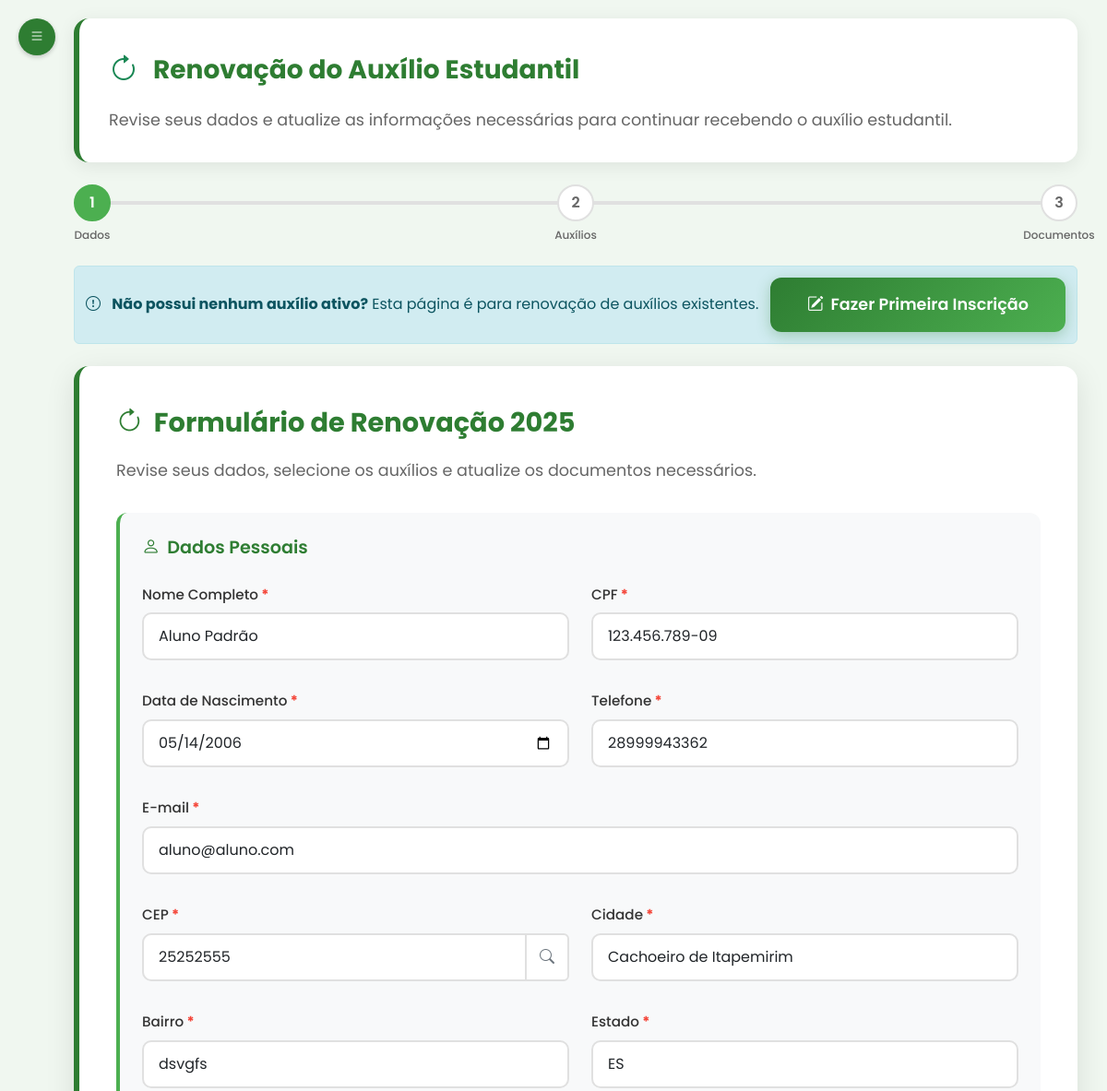
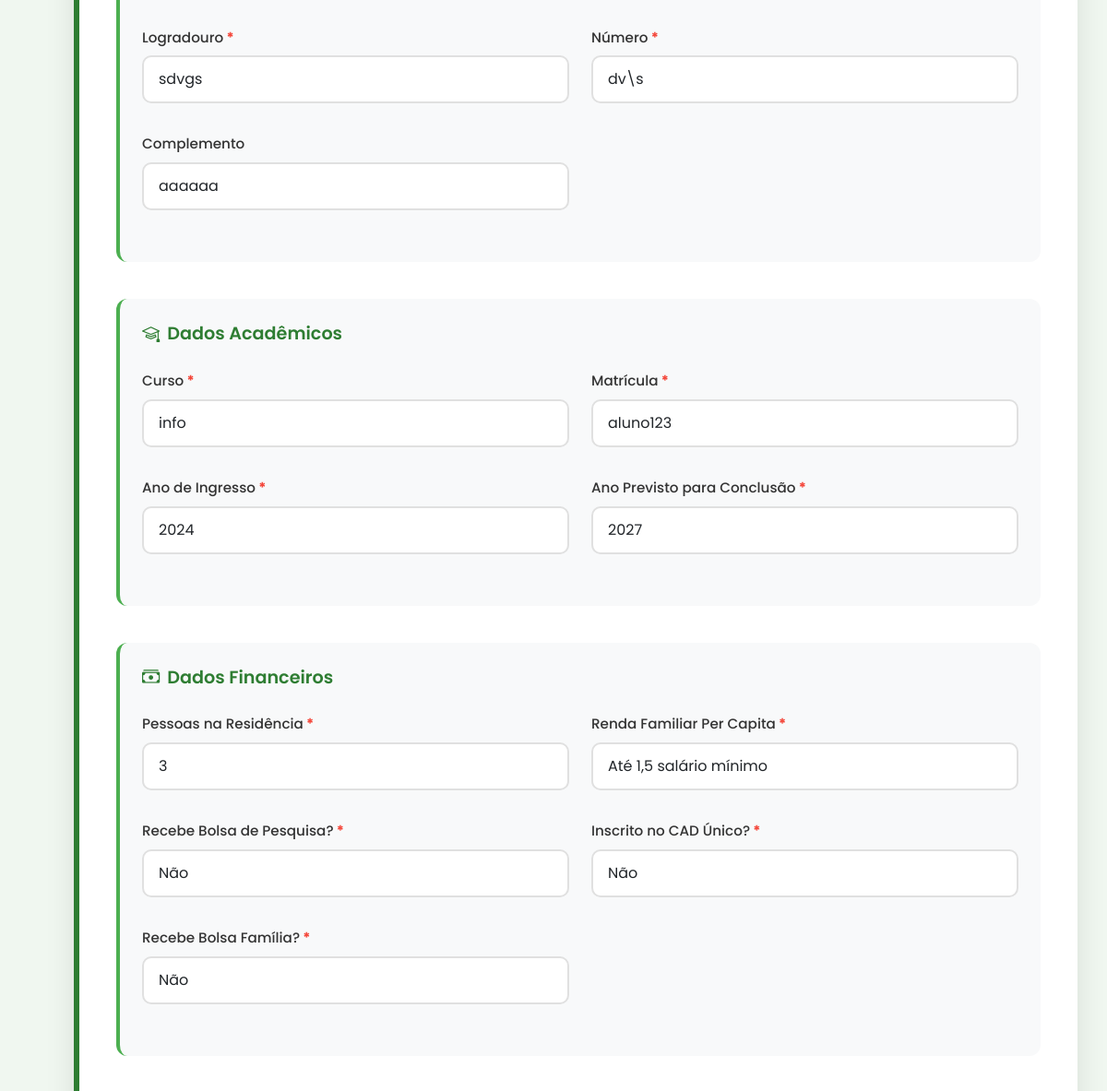
Page /aluno/editais/renovacao (signed in, upper part) on the earlier database version (2 pictures, top to bottom).
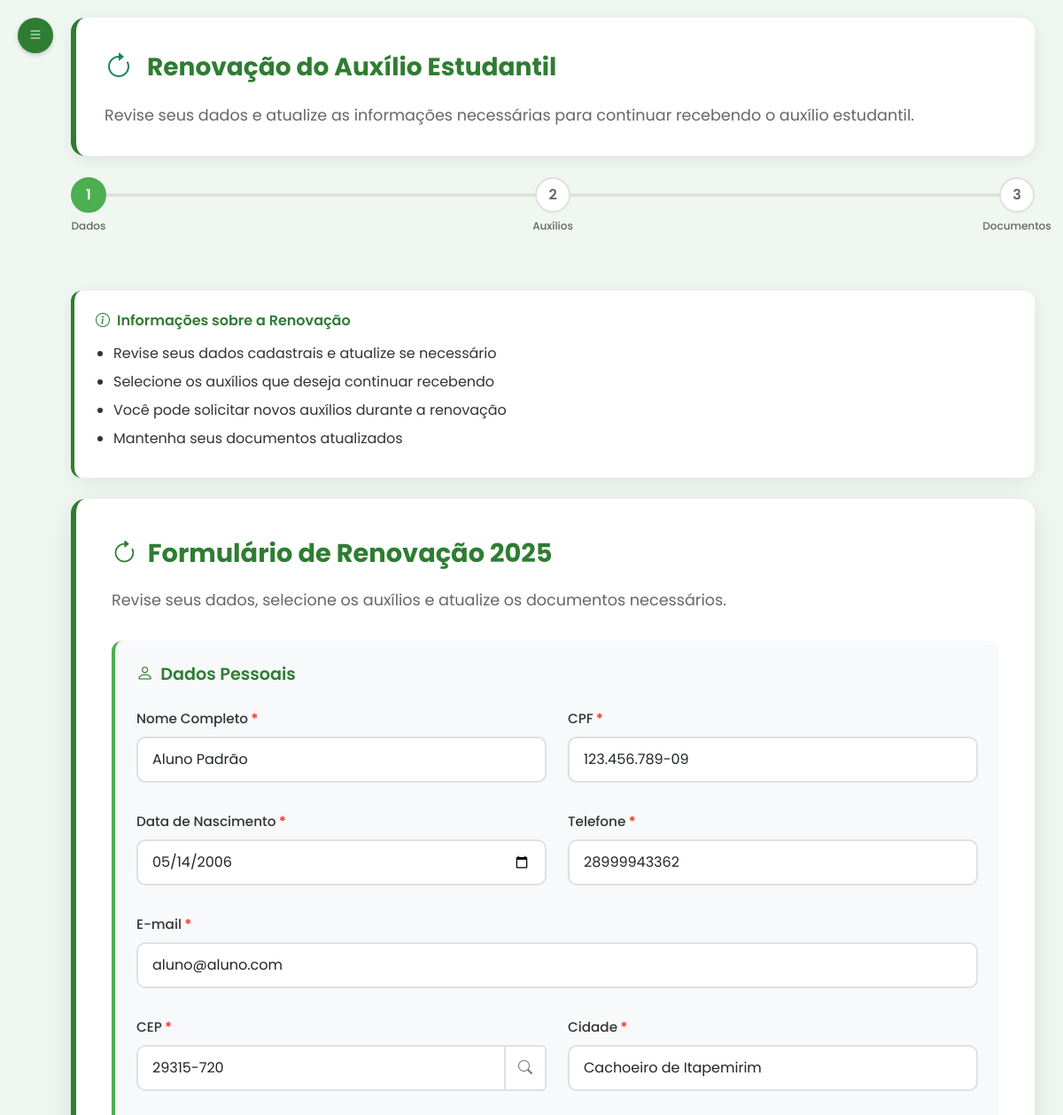
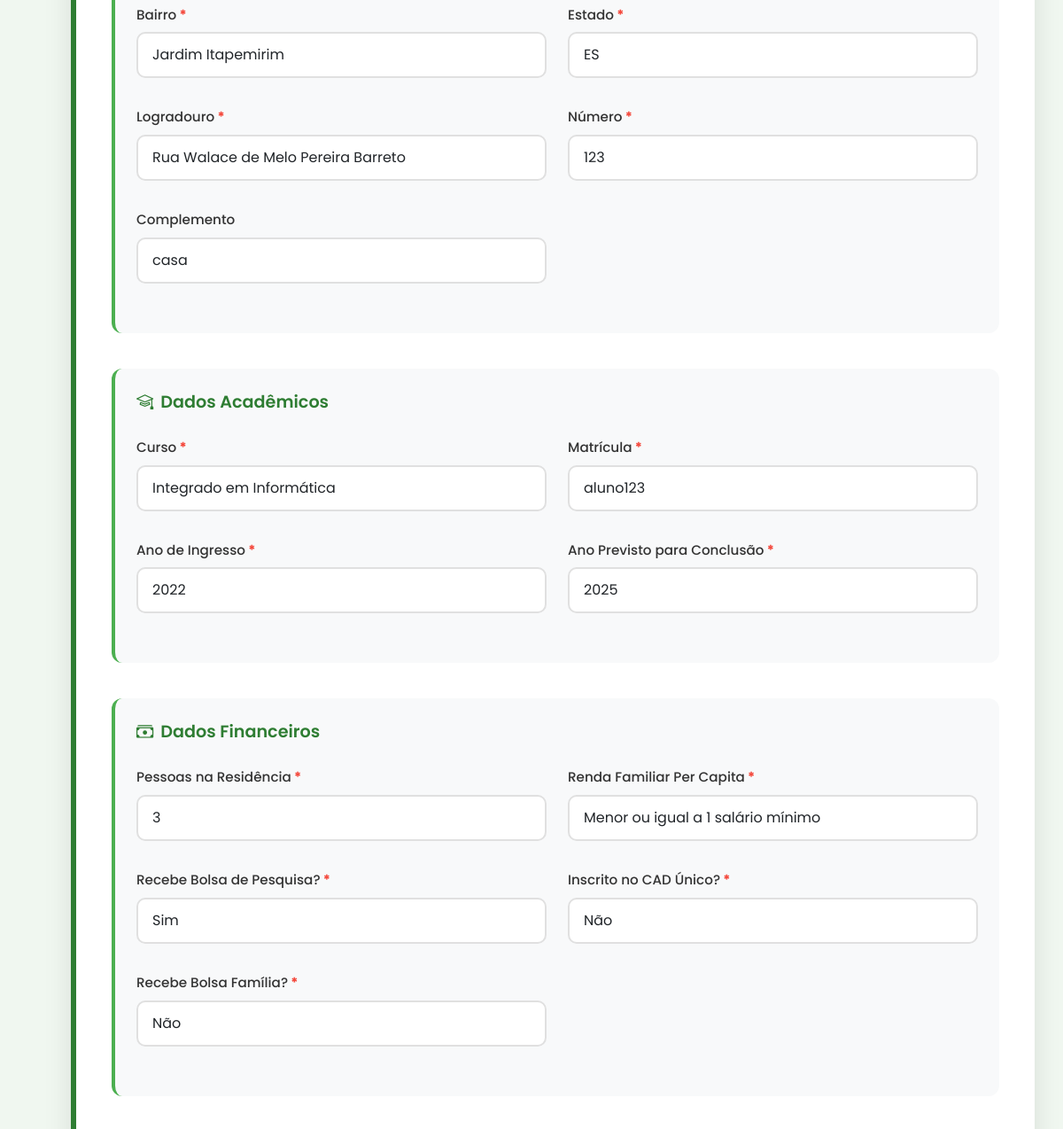
Same page on the later database version (2 pictures, top to bottom).
### tables this page shows
CREATE TABLE aluno (
    id_usuario INTEGER PRIMARY KEY,
    cpf TEXT NOT NULL,
    telefone TEXT NOT NULL,
    curso TEXT NOT NULL,
    data_nascimento TEXT NOT NULL,
    filiacao TEXT NOT NULL,
    cep TEXT NOT NULL,
    cidade TEXT NOT NULL,
    bairro TEXT NOT NULL,
    rua TEXT NOT NULL,
    numero TEXT NOT NULL,
    nome_banco TEXT NOT NULL,
    agencia_bancaria TEXT NOT NULL,
    numero_conta_bancaria TEXT NOT NULL,
    renda_familiar REAL NOT NULL,
    quantidade_pessoas INTEGER NOT NULL,
    renda_per_capita REAL NOT NULL,
    situacao_moradia TEXT NOT NULL,
    cadastro_completo BOOLEAN DEFAULT 0, estado TEXT DEFAULT '', complemento TEXT DEFAULT '', possivel_aluno BOOLEAN DEFAULT 1, aprovado BOOLEAN DEFAULT 0, ano_ingresso INTEGER, ano_conclusao_previsto INTEGER, bolsa_pesquisa TEXT, cad_unico TEXT, bolsa_familia TEXT,
    FOREIGN KEY (id_usuario) REFERENCES usuario(id_usuario) ON DELETE CASCADE
);

### routes/aluno/editais_routes.py (the view)
@router.get("/editais/renovacao")
@requer_autenticacao(["aluno"])
async def get_editais_renovacao(request: Request, usuario_logado: dict = None):
    if not usuario_logado.get('completo', True):
        return RedirectResponse("/aluno/perfil", status_code=303)
    aluno = aluno_repo.obter_por_matricula(usuario_logado['matricula'])
    inscricoes = inscricao_repo.obter_por_aluno(aluno.id_usuario)
    inscricao_anterior = inscricoes[0] if inscricoes else None
    auxilios_atuais = []
    auxilio_transporte = None
    auxilio_moradia = None
    if inscricao_anterior:
        id_inscricao = inscricao_anterior['id_inscricao']
        try:
            auxilio_transporte_list = AuxilioTransporteRepo.obter_todos()
            for aux in auxilio_transporte_list:
                if aux.id_inscricao == id_inscricao:
                    auxilio_transporte = aux
                    auxilios_atuais.append('transporte')
                    break
        except:
            pass
        try:
            auxilio_moradia_list = AuxilioMoradiaRepo.obter_todos()
            for aux in auxilio_moradia_list:
                if aux.id_inscricao == id_inscricao:
                    auxilio_moradia = aux
                    auxilios_atuais.append('moradia')
                    break
        except:
            pass
        if inscricao_anterior.get('tipo_auxilio'):
            tipo = inscricao_anterior['tipo_auxilio'].lower()
            if 'alimentacao' in tipo or 'alimentação' in tipo:
                auxilios_atuais.append('alimentacao')
            if 'material' in tipo:
                auxilios_atuais.append('material')
    response = templates.TemplateResponse(
        "/aluno/editais_renovacao.html",
        {
            "request": request,
            "aluno": aluno,
            "inscricao_anterior": inscricao_anterior,
            "auxilios_atuais": auxilios_atuais,
            "auxilio_transporte": auxilio_transporte,
            "auxilio_moradia": auxilio_moradia,
            "quantidade_pessoas_residencia": aluno.quantidade_pessoas if aluno else 0
        }
    )
    return response

### templates/aluno/editais_renovacao.html (shortened to what the changed rows need)
{% extends 'base2.html' %}
{% set active_page = 'editais' %}
{% block head %}
    <link rel="stylesheet" href="/static/css/editais_primeira_inscricao_aluno.css?v={{ range(1, 10000) | random }}">
{% endblock %}
{% block content %}
<div class="main-content" id="mainContent">
    <br>
    {% if not auxilios_atuais or auxilios_atuais|length == 0 %}
    <div class="alert alert-info mb-4 d-flex justify-content-between align-items-center">
        <div>
            <i class="bi bi-exclamation-circle me-2"></i>
            <strong>Não possui nenhum auxílio ativo?</strong> Esta página é para renovação de auxílios existentes.
        </div>
        <a href="/aluno/editais/primeira-inscricao" class="btn btn-primary">
            <i class="bi bi-pencil-square me-2"></i>Fazer Primeira Inscrição
        </a>
    </div>
    {% else %}
    <div class="info-card mb-4">
        <h6><i class="bi bi-info-circle me-2"></i>Informações sobre a Renovação</h6>
        <ul>
            <li>Revise seus dados cadastrais e atualize se necessário</li>
            <li>Selecione os auxílios que deseja continuar recebendo</li>
            <li>Você pode solicitar novos auxílios durante a renovação</li>
            <li>Mantenha seus documentos atualizados</li>
        </ul>
    </div>
    {% endif %}
    <div class="form-container">
        <form action="/aluno/editais/renovacao" method="post" enctype="multipart/form-data" id="renovacaoForm">
            <div class="form-etapa" id="etapa-1" style="display: block;">
                <div class="form-section">
                    <div class="form-row">
                        <div>
                            <label for="cpf" class="form-label required-field">CPF</label>
                            <input type="text" class="form-control" id="cpf" name="cpf" value="{{aluno.cpf}}" readonly required>
                        </div>
                    </div>
                    <div class="form-row">
                        <div>
                            <label for="data_nascimento" class="form-label required-field">Data de Nascimento</label>
                            <input type="date" class="form-control" id="data_nascimento" name="data_nascimento" value="{{aluno.data_nascimento}}" required>
                        </div>
                        <div>
                            <label for="telefone" class="form-label required-field">Telefone</label>
                            <input type="text" class="form-control" id="telefone" name="telefone" value="{{aluno.telefone}}" required>
                        </div>
                    </div>
                    <div class="form-row">
                        <div>
                            <div class="input-group">
                                <input type="text" class="form-control" id="cep" name="cep" placeholder="00000-000" maxlength="9" value="{{ aluno.cep if aluno and aluno.cep else '' }}" required>
                                <button class="btn btn-outline-secondary" type="button" id="btn-buscar-cep">
                                    <i class="bi bi-search"></i>
                                </button>
                            </div>
                        </div>
                        <div>
                            <label for="cidade" class="form-label required-field">Cidade</label>
                            <input type="text" class="form-control" id="cidade" name="cidade" value="{{aluno.cidade}}" required>
                        </div>
                    </div>
                    <div class="form-row">
                        <div>
                            <label for="bairro" class="form-label required-field">Bairro</label>
                            <input type="text" class="form-control" id="bairro" name="bairro" value="{{aluno.bairro}}" required>
                        </div>
                        <div>
                            <label for="estado" class="form-label required-field">Estado</label>
                            <input type="text" class="form-control" id="estado" name="estado" placeholder="Ex: ES" maxlength="2" value="{{ aluno.estado if aluno and aluno.estado else '' }}" readonly required>
                        </div>
                    </div>
                    <div class="form-row">
                        <div>
                            <label for="logradouro" class="form-label required-field">Logradouro</label>
                            <input type="text" class="form-control" id="logradouro" name="logradouro" value="{{aluno.rua}}" required>
                        </div>
                        <div>
                            <label for="numero" class="form-label required-field">Número</label>
                            <input type="text" class="form-control" id="numero" name="numero" value="{{aluno.numero}}" required>
                        </div>
                    </div>
                    <div class="form-row">
                        <div>
                            <label for="complemento" class="form-label">Complemento</label>
                            <input type="text" class="form-control" id="complemento" name="complemento" value="{{aluno.complemento if aluno and aluno.complemento else ''}}" placeholder="Ex: Apto 201, Bloco B">
                        </div>
                    </div>
                </div>
                <div class="form-section">
                    <div class="form-row">
                        <div>
                            <label for="curso" class="form-label required-field">Curso</label>
                            <input type="text" class="form-control" id="curso" name="curso" value="{{ aluno.curso if aluno and aluno.curso else '' }}" readonly required>
                        </div>
                    </div>
                    <div class="form-row">
                        <div>
                            <label for="ano_ingresso" class="form-label required-field">Ano de Ingresso</label>
                            <input type="number" class="form-control" id="ano_ingresso" name="ano_ingresso" value="{{ aluno.ano_ingresso if aluno and aluno.ano_ingresso else '' }}" min="2000" max="2030" required>
                        </div>
                        <div>
                            <label for="ano_conclusao_previsto" class="form-label required-field">Ano Previsto para Conclusão</label>
                            <input type="number" class="form-control" id="ano_conclusao_previsto" name="ano_conclusao_previsto" value="{{ aluno.ano_conclusao_previsto if aluno and aluno.ano_conclusao_previsto else '' }}" min="2024" max="2035" required>
                        </div>
                    </div>
                </div>
                <div class="form-section">
                    <div class="form-row">
                        <div>
                            <label for="pessoas_residencia" class="form-label required-field">Pessoas na Residência</label>
                            <input type="number" class="form-control" id="pessoas_residencia" name="pessoas_residencia" value="{{ aluno.quantidade_pessoas if aluno and aluno.quantidade_pessoas else '' }}" required>
                        </div>
                        <div>
                            <label for="renda_percapita" class="form-label required-field">Renda Familiar Per Capita</label>
                            <select class="form-control" id="renda_percapita" name="renda_percapita" required>
                                <option value="menor_1" {% if aluno and aluno.renda_per_capita and aluno.renda_per_capita <= 1412 %}selected{% endif %}>Menor ou igual a 1 salário mínimo</option>
                                <option value="ate_1_5" {% if aluno and aluno.renda_per_capita and aluno.renda_per_capita > 1412 and aluno.renda_per_capita <= 2118 %}selected{% endif %}>Até 1,5 salário mínimo</option>
                            </select>
                        </div>
                    </div>
                    <div class="form-row">
                        <div>
                            <label for="bolsa_pesquisa" class="form-label required-field">Recebe Bolsa de Pesquisa?</label>
                            <select class="form-control" id="bolsa_pesquisa" name="bolsa_pesquisa" required>
                                <option value="nao" {% if not aluno or not aluno.bolsa_pesquisa or aluno.bolsa_pesquisa == 'nao' %}selected{% endif %}>Não</option>
                                <option value="sim" {% if aluno and aluno.bolsa_pesquisa == 'sim' %}selected{% endif %}>Sim</option>
                            </select>
                        </div>
                        <div>
                            <label for="cad_unico" class="form-label required-field">Inscrito no CAD Único?</label>
                            <select class="form-control" id="cad_unico" name="cad_unico" required>
                                <option value="nao" {% if not aluno or not aluno.cad_unico or aluno.cad_unico == 'nao' %}selected{% endif %}>Não</option>
                            </select>
                        </div>
                    </div>
                    <div class="form-row">
                        <div>
                            <label for="bolsa_familia" class="form-label required-field">Recebe Bolsa Família?</label>
                            <select class="form-control" id="bolsa_familia" name="bolsa_familia" required>
                                <option value="nao" {% if not aluno or not aluno.bolsa_familia or aluno.bolsa_familia == 'nao' %}selected{% endif %}>Não</option>
                            </select>
                        </div>
                    </div>
                </div>
            </div>
        </form>
    </div>
</div>
{% endblock %}

Differences in the rows shown:
changed aluno "Cachoeiro de Itapemirim": cep "25252555" → "29315-720"; bairro "dsvgfs" → "Jardim Itapemirim"; logradouro "sdvgs" → "Rua Walace de Melo Pereira Barreto"; numero "dv\\s" → "123"; complemento "aaaaaa" → "casa"; curso "info" → "Integrado em Informática"; ano_ingresso "2024" → "2022"; ano_conclusao_previsto "2027" → "2025"; bolsa_pesquisa "Não" → "Sim"; renda_percapita "Até 1,5 salário mínimo" → (not shown)
Other differences:
form field renda_percapita: (not shown) → "Menor ou igual a 1 salário mínimo"
text no longer shown: "Não possui nenhum auxílio ativo? Esta página é para renovação de auxílios existentes. Fazer Primeira Inscrição"
text now shown: "Informações sobre a Renovação Revise seus dados cadastrais e atualize se necessário Selecione os auxílios que deseja continuar recebendo Você pode solicitar novos auxílios durante a renovação Mantenha seus documentos atualizados"
